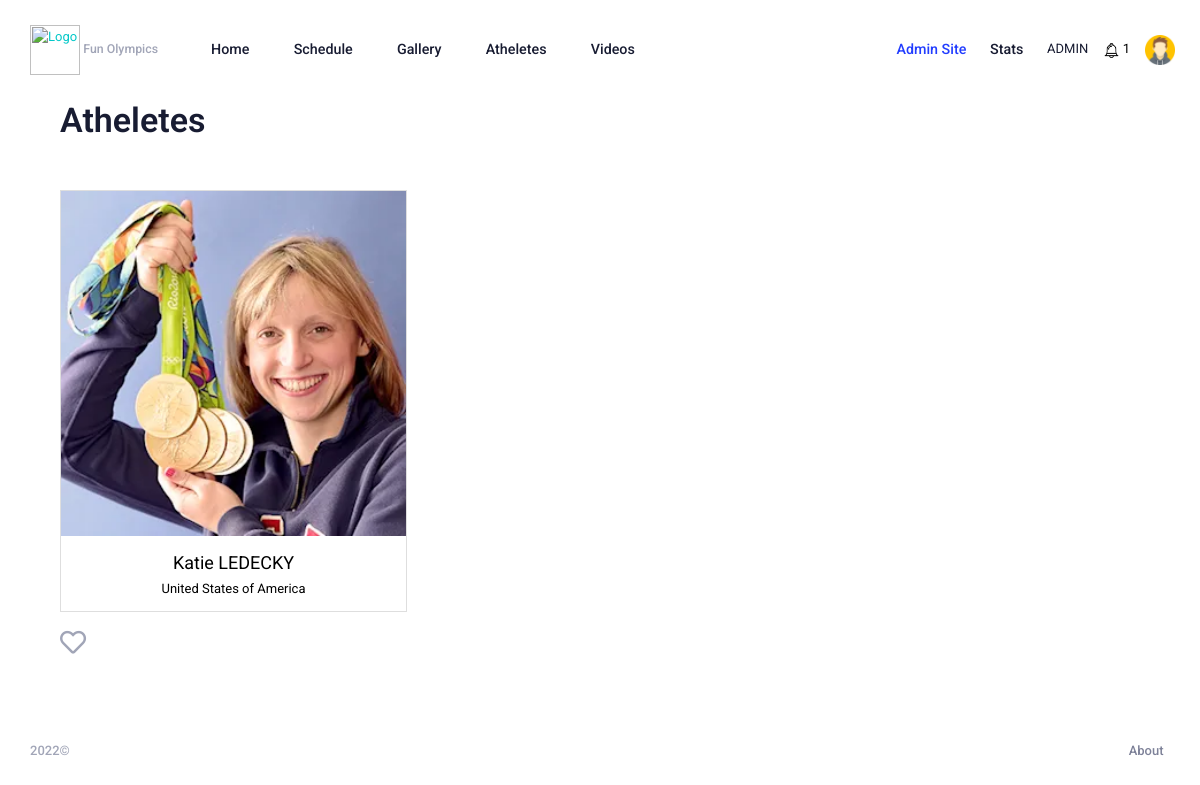
Page /atheletes (signed in) on the earlier database version.
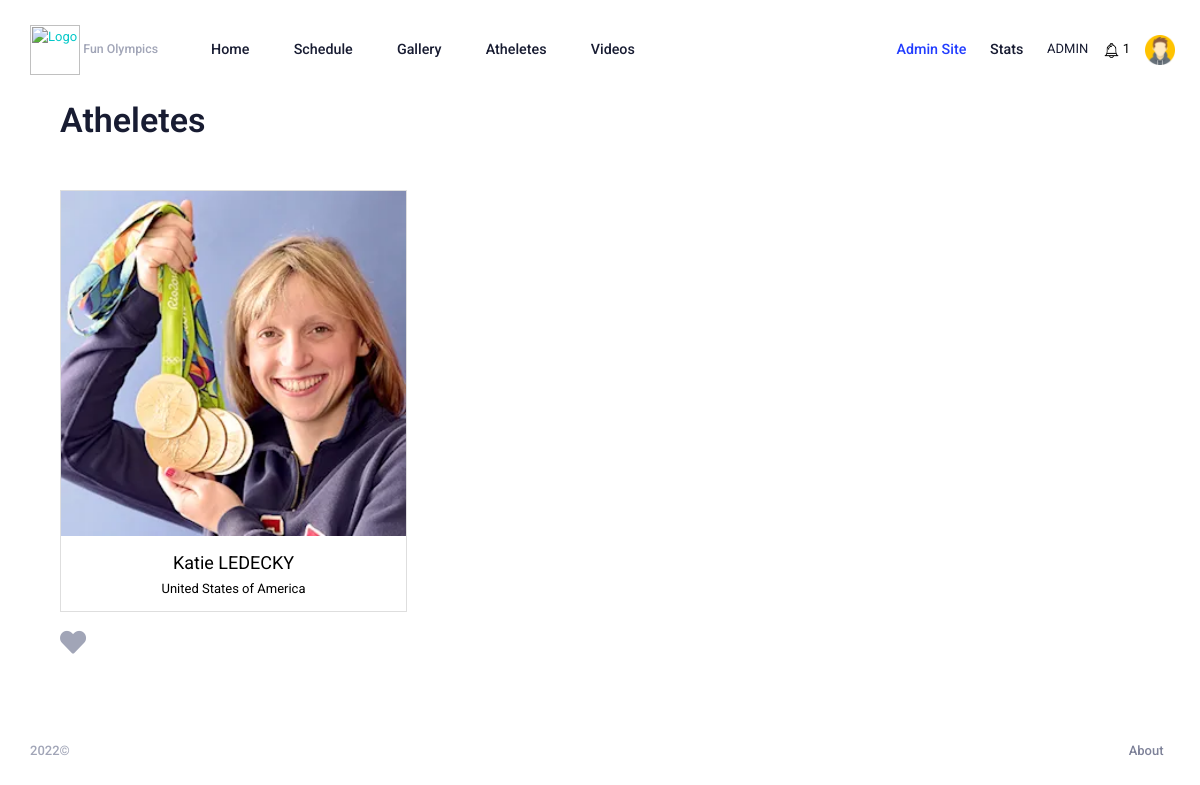
Same page on the later database version.
### home/models.py (models this page shows, shortened)
class Athelete(models.Model):
    name = models.CharField(max_length=225, null=True)
    description = models.TextField(max_length=225, null=True)
    category = models.ForeignKey(Categories, on_delete=models.DO_NOTHING)
    dob = models.CharField(max_length=255, null=True)
    firstgame = models.DateField(null=True)
    participants = models.CharField(max_length=255, null=True)
    team = models.CharField(max_length=255, null=True)
    image = models.ImageField(upload_to="athelete/images/")
    is_liked = models.BooleanField(default=False, blank=True, null=True)

### home/views.py (the view)
# urls.py: path("atheletes", AtheletesView.as_view(), name="atheletes"),
class AtheletesView(LoginRequiredMixin, View):
    def get(self, request):
        obj = Athelete.objects.all()
        return render(request, 'home/athelete.html', {'obj':obj})

### config/models.py (called while the page is built)
    def __str__(self):
        return self.name

### home/context_processors.py (called while the page is built)
def get_notifications(request):
    try:
        user = request.user
        notification = Notification.objects.filter(user=user)
        count = notification.count()
    except Exception:
        notification = ""
        count = 0
    return {
        'noti_count': count,
        'noti_data' : notification
    }

def get_news(request):
    news = News.objects.all().order_by('-id')
    return {'news':news}

### templates/home/athelete.html (shortened to what this page needs)
{% extends "home/base.html" %}
{% load static %}
{% block content %}
<div class="container mb-20">
    <h4 style="font-size: 34px;">Atheletes</h4>
    <div class="mt-15">
        <div class="row">
            {% for obj in obj %}
            <div class="col-4">
                <div style="border: 1px solid #dedede;">
                    <div class="text-center">
                        <a href="#" data-toggle="modal" data-target="#myModal">
                            <img src="{{obj.image.url}}" class="img-fluid" width="450" />
                            <div class="my-4 ">
                                <p style="font-size: 18px; color: black;" class="p-0 m-0">
                                    {{obj.name}}
                                </p>
                                <p class="p-0 m-0 mt-1" style="color: black;">
                                    {{obj.team}}
                                </p>
                            </div>
                        </a>
                    </div>
                </div>
                <div class="mt-5">
                    {% include 'home/athelete-fav.html' %}
                </div>
            </div>
            {% endfor %}
        </div>
    </div>
</div>
{% endblock %}

### templates/home/athelete-fav.html
{% if obj.is_liked %}
<a href="#" target="_blank" hx-post="/atheletes/like/{{obj.id}}">
    <i class="fas fa-heart fa-2x"></i>
</a>
{% else %}
<a href="#" target="_blank" hx-post="/atheletes/like/{{obj.id}}">
    <i class="far fa-heart fa-2x"></i>
</a>
{% endif %}

Differences in the rows shown:
changed Athelete "Katie LEDECKY": is_liked False → True (drawn)
